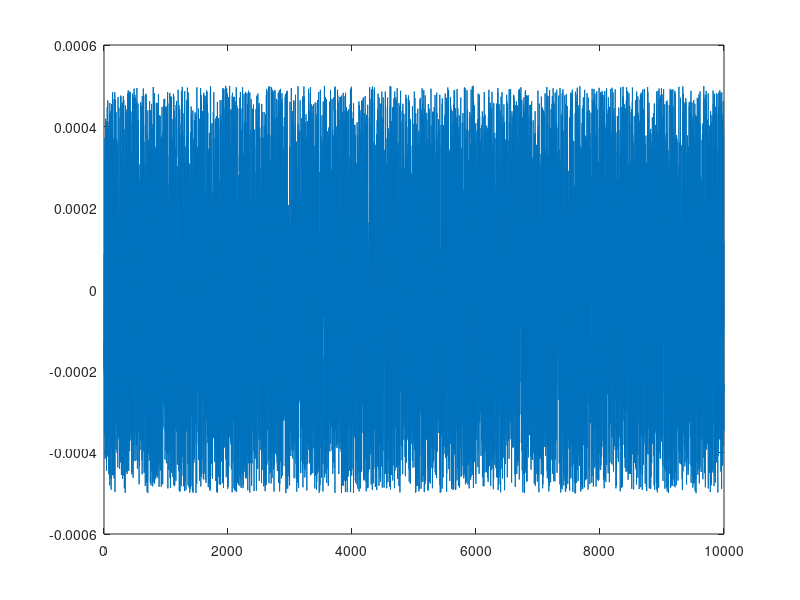
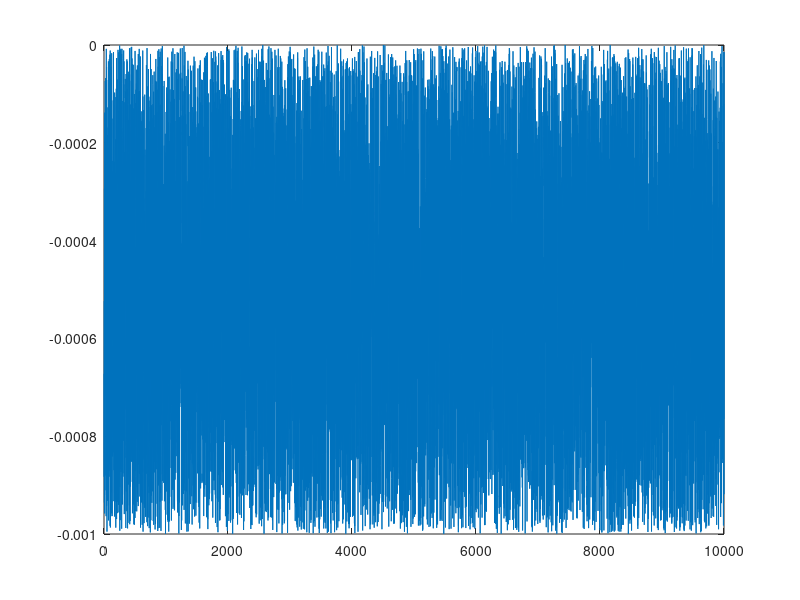
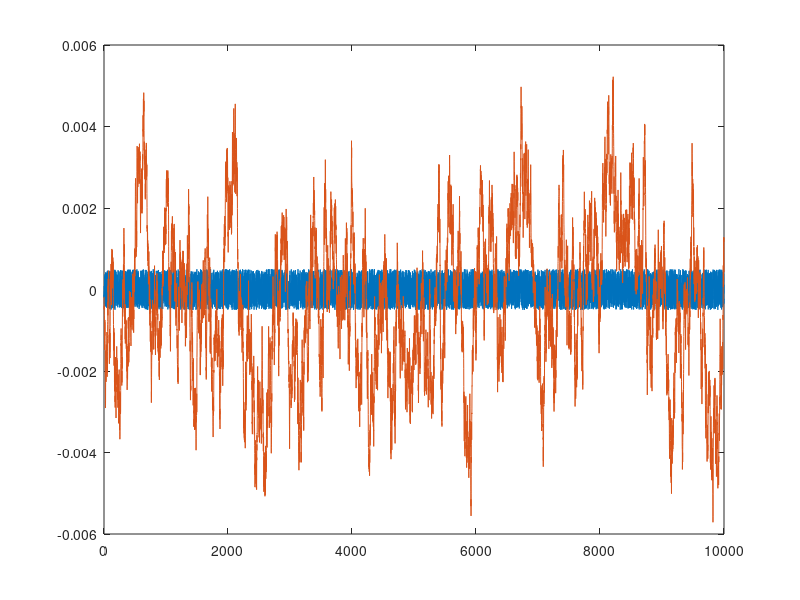

MATLAB code to generate these figures, in order: (Note: this script raises an error after producing the figures.)
%clear all
%close all

% Exercise 1
delta = 0.001;

s1 = delta*rand(1, 10000)   - delta/2;   % U [-delta/2, delta/2] 
plot(s1)
s2 = delta*rand(1, 10000)   - delta;     % U [-delta, 0] 
figure
plot(s2)
s3 = delta*2*rand(1, 10000) - delta;     % U [-delta, delta] 
figure
plot(s3)

s1_m = mean(s1);     % average value = mean(...)
s1_v = var(s1);      % variance  = var(...)
s1_p = mean(s1.^2);  % average squared value = average power

s2_m = mean(s2);     % average value = mean(...)
s2_v = var(s2);      % variance  = var(...)
s2_p = mean(s2.^2);  % average squared value = average power

s3_m = mean(s3);     % average value = mean(...)
s3_v = var(s3);      % variance  = var(...)
s3_p = mean(s3.^2);  % average squared value = average power


% Exercise 2
% Nicolae Cleju
a = 0.99;
y(1) = s1(1);
for n=2:10000
    y(n) = a * y(n-1) + s1(n);   % Input x[n] = s1[n]
end
y_m = mean(y);     % average value = mean(...)
y_v = var(y);      % variance  = var(...)
y_p = mean(y.^2);  % average squared value = average power

plot([s1' y']);  % Plot on the same figure

% Exercise 3
timevalues = linspace(0, 10, 10000);
s1input = [timevalues' s1'];

% Compute output power based in the output from simulink
simout_p = mean((out.newsimout).^2);